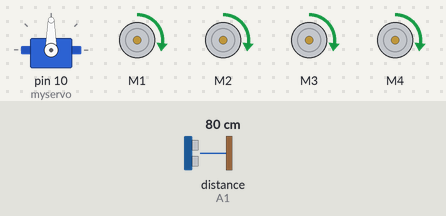
The sketch below on a simulated Arduino Uno, built with avr-gcc and run on an emulated ATmega328P. Shown: servo, 4 × DC motor (green arrow = forward, orange = backward, longer = faster). The test bench sets the inputs (shaded band); at power-on: distance to the obstacle (sensor on A1) 80 cm. The echo pulse lasts 58.3 µs per cm.

Above: at 1.31 s.
2.3 s: distance to the obstacle (sensor on A1) set to 2 cm
At 6.3 s:
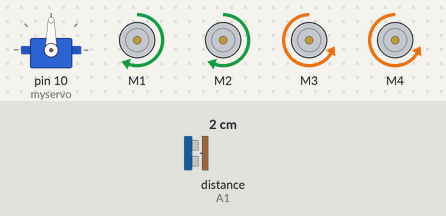
6.5 s: distance to the obstacle (sensor on A1) set to 26 cm
10.7 s: distance to the obstacle (sensor on A1) set to 34 cm
At 13.5 s:
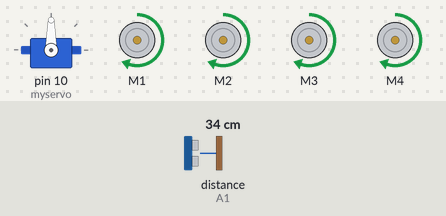
19.1 s: distance to the obstacle (sensor on A1) set to 4 cm
At 22.0 s:
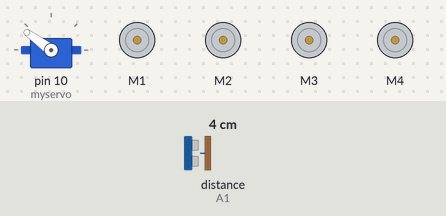
23.3 s: distance to the obstacle (sensor on A1) set to 35 cm
At 25.1 s:
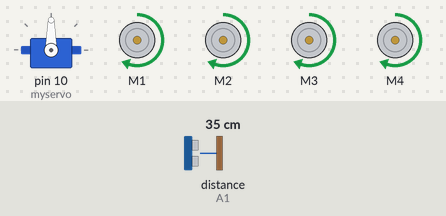
Timing chart, 0 to 75.0 s (numbered marks = the images above; inputs shaded):
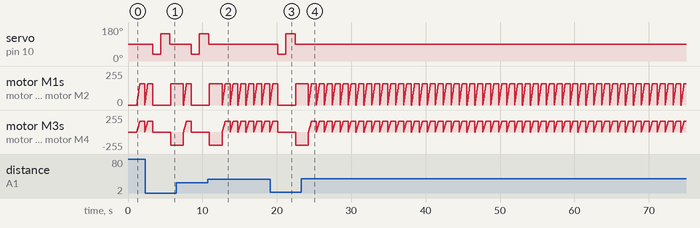

The sketch:

Obstacle_Avoiding_Robot.ino
```cpp
#include <AFMotor.h>
#include <Servo.h>
#include <NewPing.h>

#define TRIG_PIN A0                 // Pin A0 on the Motor Drive Shield soldered to the ultrasonic sensor
#define ECHO_PIN A1                 // Pin A1 on the Motor Drive Shield soldered to the ultrasonic sensor
#define MAX_DISTANCE 300            // sets maximum useable sensor measuring distance to 300cm
#define MAX_SPEED 160               // sets speed of DC traction motors to 150/250 or about 70% of full speed - to get power drain down.
#define MAX_SPEED_OFFSET 40         // this sets offset to allow for differences between the two DC traction motors
#define COLL_DIST 30                // sets distance at which robot stops and reverses to 30cm
#define TURN_DIST COLL_DIST+20      // sets distance at which robot veers away from object
NewPing sonar(TRIG_PIN, ECHO_PIN, MAX_DISTANCE); // sets up sensor library to use the correct pins to measure distance.

AF_DCMotor leftMotor1(1, MOTOR12_1KHZ);
AF_DCMotor leftMotor2(2, MOTOR12_1KHZ);
AF_DCMotor rightMotor1(3, MOTOR34_1KHZ);
AF_DCMotor rightMotor2(4, MOTOR34_1KHZ);
Servo myservo;

int leftDistance, rightDistance; //distances on either side
int curDist = 0;
String motorSet = "";
int speedSet = 0;

void setup()
{
  myservo.attach(10);  // attaches the servo on pin 10 (SERVO_1 on the Motor Drive Shield to the servo object
  myservo.write(90); // tells the servo to position at 90-degrees ie. facing forward.
  delay(1000); // delay for one seconds
 }

void loop()
{
  myservo.write(90);  // move eyes forward
  delay(90);
  curDist = readPing();   // read distance
  if (curDist < COLL_DIST) {changePath();}  // if forward is blocked change direction
  moveForward();  // move forward
  delay(500);
 }


void changePath()
{
  moveStop();   // stop forward movement
  myservo.write(36);  // check distance to the right
    delay(500);
    rightDistance = readPing(); //set right distance
    delay(500);
    myservo.write(144);  // check distace to the left
    delay(700);
    leftDistance = readPing(); //set left distance
    delay(500);
    myservo.write(90); //return to center
    delay(100);
    compareDistance();
  }


void compareDistance()
{
  if (leftDistance>rightDistance)
  {
    turnLeft();
  }
  else if (rightDistance>leftDistance)
  {
    turnRight();
  }
   else
  {
    turnAround();
  }
}


int readPing()
{
  delay(70);
  unsigned int uS = sonar.ping();
  int cm = uS/US_ROUNDTRIP_CM;
  return cm;
}

void moveStop() {leftMotor1.run(RELEASE); leftMotor2.run(RELEASE); rightMotor1.run(RELEASE); rightMotor2.run(RELEASE);}  // stop the motors.

void moveForward()
{
    motorSet = "FORWARD";
    leftMotor1.run(FORWARD);
    leftMotor2.run(FORWARD);
    rightMotor1.run(FORWARD);
    rightMotor2.run(FORWARD);
  for (speedSet = 0; speedSet < MAX_SPEED; speedSet +=2) // slowly bring the speed up to avoid loading down the batteries too quickly
  {
    leftMotor1.setSpeed(speedSet);
    leftMotor2.setSpeed(speedSet);
    rightMotor1.setSpeed(speedSet);
    rightMotor2.setSpeed(speedSet);
    delay(5);
  }
}

void moveBackward()
{
    motorSet = "BACKWARD";
    leftMotor1.run(BACKWARD);
    leftMotor2.run(BACKWARD);
    rightMotor1.run(BACKWARD);
    rightMotor2.run(BACKWARD);
  for (speedSet = 0; speedSet < MAX_SPEED; speedSet +=2) // slowly bring the speed up to avoid loading down the batteries too quickly
  {
    leftMotor1.setSpeed(speedSet);
    leftMotor2.setSpeed(speedSet);
    rightMotor1.setSpeed(speedSet);
    rightMotor2.setSpeed(speedSet);
    delay(5);
  }
}

void turnRight()
{
  motorSet = "RIGHT";
  leftMotor1.run(FORWARD);
  leftMotor2.run(FORWARD);
  rightMotor1.run(BACKWARD);
  rightMotor2.run(BACKWARD);
  rightMotor1.setSpeed(speedSet+MAX_SPEED_OFFSET);
  rightMotor2.setSpeed(speedSet+MAX_SPEED_OFFSET);
  delay(1500); // run motors this way for 1500
  motorSet = "FORWARD";
  leftMotor1.run(FORWARD);
  leftMotor2.run(FORWARD);
  rightMotor1.run(FORWARD);
  rightMotor2.run(FORWARD);
}

void turnLeft()
{
  motorSet = "LEFT";
  leftMotor1.run(BACKWARD);
  leftMotor2.run(BACKWARD);
  leftMotor1.setSpeed(speedSet+MAX_SPEED_OFFSET);
  leftMotor2.setSpeed(speedSet+MAX_SPEED_OFFSET);
  rightMotor1.run(FORWARD);
  rightMotor2.run(FORWARD);
  delay(1500);
  motorSet = "FORWARD";
  leftMotor1.run(FORWARD);
  leftMotor2.run(FORWARD);
  rightMotor1.run(FORWARD);
  rightMotor2.run(FORWARD);
}

void turnAround()
{
  motorSet = "RIGHT";
  leftMotor1.run(FORWARD);
  leftMotor2.run(FORWARD);
  rightMotor1.run(BACKWARD);
  rightMotor2.run(BACKWARD);
  rightMotor1.setSpeed(speedSet+MAX_SPEED_OFFSET);
  rightMotor2.setSpeed(speedSet+MAX_SPEED_OFFSET);
  delay(1700);
  motorSet = "FORWARD";
  leftMotor1.run(FORWARD);
  leftMotor2.run(FORWARD);
  rightMotor1.run(FORWARD);
  rightMotor2.run(FORWARD);
}
```

Measured:
- the behaviour switches between 29 and 30 cm on distance to the obstacle (sensor on A1) (found by bisection; images 1 and 2)
- after the input at 2.3 s, servo on pin 10 (myservo): 90° → 36° after 1.0 s, → 144° 1.1 s later, → 90° 1.3 s later
- after the input at 10.7 s, servo on pin 10 (myservo): goes on until 10.8 s, then stays 90°
- after the input at 19.1 s, servo on pin 10 (myservo): 90° → 36° after 1.0 s, → 144° 1.1 s later, → 90° 1.3 s later
- after the input at 23.3 s, servo on pin 10 (myservo): stops changing and stays 90°
- by itself, motor M1–4: ramps from stopped to forward 158/255 and jumps back, once every 1.1 s
